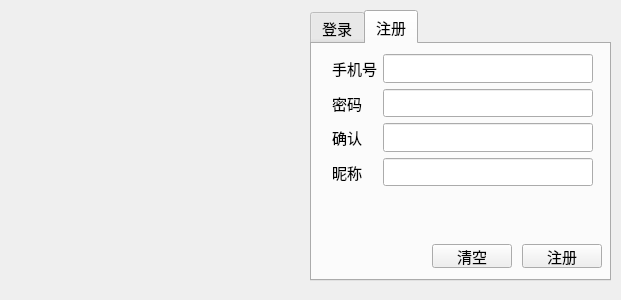
<?xml version="1.0" encoding="UTF-8"?>
<ui version="4.0">
 <class>LoginDialog</class>
 <widget class="QDialog" name="LoginDialog">
  <property name="geometry">
   <rect>
    <x>0</x>
    <y>0</y>
    <width>621</width>
    <height>300</height>
   </rect>
  </property>
  <property name="minimumSize">
   <size>
    <width>621</width>
    <height>300</height>
   </size>
  </property>
  <property name="maximumSize">
   <size>
    <width>621</width>
    <height>300</height>
   </size>
  </property>
  <property name="font">
   <font>
    <family>微软雅黑</family>
    <pointsize>11</pointsize>
   </font>
  </property>
  <property name="windowTitle">
   <string>Dialog</string>
  </property>
  <widget class="QLabel" name="pb_icon">
   <property name="geometry">
    <rect>
     <x>30</x>
     <y>15</y>
     <width>251</width>
     <height>261</height>
    </rect>
   </property>
   <property name="text">
    <string/>
   </property>
   <property name="pixmap">
    <pixmap resource="resource.qrc">:/tb/baidu.png</pixmap>
   </property>
   <property name="scaledContents">
    <bool>true</bool>
   </property>
  </widget>
  <widget class="QTabWidget" name="tw_page">
   <property name="geometry">
    <rect>
     <x>310</x>
     <y>10</y>
     <width>301</width>
     <height>271</height>
    </rect>
   </property>
   <property name="currentIndex">
    <number>1</number>
   </property>
   <widget class="QWidget" name="tab_login">
    <attribute name="title">
     <string>登录</string>
    </attribute>
    <widget class="QPushButton" name="pb_login">
     <property name="geometry">
      <rect>
       <x>210</x>
       <y>200</y>
       <width>80</width>
       <height>24</height>
      </rect>
     </property>
     <property name="text">
      <string>登录</string>
     </property>
    </widget>
    <widget class="QPushButton" name="pb_clear">
     <property name="geometry">
      <rect>
       <x>120</x>
       <y>200</y>
       <width>80</width>
       <height>24</height>
      </rect>
     </property>
     <property name="text">
      <string>清空</string>
     </property>
    </widget>
    <widget class="QWidget" name="layoutWidget">
     <property name="geometry">
      <rect>
       <x>20</x>
       <y>10</y>
       <width>261</width>
       <height>101</height>
      </rect>
     </property>
     <layout class="QGridLayout" name="gridLayout">
      <item row="0" column="0">
       <widget class="QLabel" name="lb_tel">
        <property name="text">
         <string>手机号</string>
        </property>
       </widget>
      </item>
      <item row="0" column="1">
       <widget class="QLineEdit" name="le_tel">
        <property name="text">
         <string>13313331333</string>
        </property>
       </widget>
      </item>
      <item row="1" column="0">
       <widget class="QLabel" name="lb_password">
        <property name="text">
         <string>密码</string>
        </property>
       </widget>
      </item>
      <item row="1" column="1">
       <widget class="QLineEdit" name="le_password">
        <property name="text">
         <string>1</string>
        </property>
        <property name="echoMode">
         <enum>QLineEdit::Password</enum>
        </property>
       </widget>
      </item>
     </layout>
    </widget>
   </widget>
   <widget class="QWidget" name="tab_register">
    <attribute name="title">
     <string>注册</string>
    </attribute>
    <widget class="QPushButton" name="pb_login_register">
     <property name="geometry">
      <rect>
       <x>210</x>
       <y>200</y>
       <width>80</width>
       <height>24</height>
      </rect>
     </property>
     <property name="text">
      <string>注册</string>
     </property>
    </widget>
    <widget class="QPushButton" name="pb_clear_register">
     <property name="geometry">
      <rect>
       <x>120</x>
       <y>200</y>
       <width>80</width>
       <height>24</height>
      </rect>
     </property>
     <property name="text">
      <string>清空</string>
     </property>
    </widget>
    <widget class="QWidget" name="layoutWidget">
     <property name="geometry">
      <rect>
       <x>20</x>
       <y>10</y>
       <width>261</width>
       <height>132</height>
      </rect>
     </property>
     <layout class="QGridLayout" name="gridLayout_2">
      <item row="1" column="0">
       <widget class="QLabel" name="lb_password_register">
        <property name="text">
         <string>密码</string>
        </property>
       </widget>
      </item>
      <item row="2" column="0">
       <widget class="QLabel" name="lb_confirm_register">
        <property name="text">
         <string>确认</string>
        </property>
       </widget>
      </item>
      <item row="2" column="1">
       <widget class="QLineEdit" name="le_confirm_register">
        <property name="text">
         <string/>
        </property>
        <property name="echoMode">
         <enum>QLineEdit::Password</enum>
        </property>
       </widget>
      </item>
      <item row="0" column="0">
       <widget class="QLabel" name="lb_tel_register">
        <property name="text">
         <string>手机号</string>
        </property>
       </widget>
      </item>
      <item row="1" column="1">
       <widget class="QLineEdit" name="le_password_register">
        <property name="text">
         <string/>
        </property>
        <property name="echoMode">
         <enum>QLineEdit::Password</enum>
        </property>
       </widget>
      </item>
      <item row="0" column="1">
       <widget class="QLineEdit" name="le_tel_register"/>
      </item>
      <item row="3" column="0">
       <widget class="QLabel" name="lb_name_register">
        <property name="text">
         <string>昵称</string>
        </property>
       </widget>
      </item>
      <item row="3" column="1">
       <widget class="QLineEdit" name="le_name_register">
        <property name="text">
         <string/>
        </property>
       </widget>
      </item>
     </layout>
    </widget>
   </widget>
  </widget>
 </widget>
 <tabstops>
  <tabstop>le_tel_register</tabstop>
  <tabstop>le_password_register</tabstop>
  <tabstop>le_confirm_register</tabstop>
  <tabstop>le_name_register</tabstop>
  <tabstop>pb_clear_register</tabstop>
  <tabstop>pb_login_register</tabstop>
  <tabstop>tw_page</tabstop>
  <tabstop>le_tel</tabstop>
  <tabstop>le_password</tabstop>
  <tabstop>pb_clear</tabstop>
  <tabstop>pb_login</tabstop>
 </tabstops>
 <resources>
  <include location="resource.qrc"/>
 </resources>
 <connections/>
</ui>
